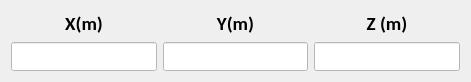
           <widget class="QWidget" name="layoutWidget">
            <property name="geometry">
             <rect>
              <x>150</x>
              <y>320</y>
              <width>471</width>
              <height>58</height>
             </rect>
            </property>
            <layout class="QGridLayout" name="gridLayout_23">
             <item row="0" column="2">
              <layout class="QVBoxLayout" name="verticalLayout_10">
               <item>
                <widget class="QLabel" name="label_26">
                 <property name="palette">
                  <palette>
                   <active>
                    <colorrole role="Button">
                     <brush brushstyle="SolidPattern">
                      <color alpha="255">
                       <red>187</red>
                       <green>231</green>
                       <blue>255</blue>
                      </color>
                     </brush>
                    </colorrole>
                    <colorrole role="Text">
                     <brush brushstyle="SolidPattern">
                      <color alpha="255">
                       <red>255</red>
                       <green>0</green>
                       <blue>255</blue>
                      </color>
                     </brush>
                    </colorrole>
                    <colorrole role="Base">
                     <brush brushstyle="SolidPattern">
                      <color alpha="255">
                       <red>187</red>
                       <green>231</green>
                       <blue>255</blue>
                      </color>
                     </brush>
                    </colorrole>
                    <colorrole role="Window">
                     <brush brushstyle="SolidPattern">
                      <color alpha="255">
                       <red>187</red>
                       <green>231</green>
                       <blue>255</blue>
                      </color>
                     </brush>
                    </colorrole>
                    <colorrole role="PlaceholderText">
                     <brush brushstyle="NoBrush">
                      <color alpha="128">
                       <red>255</red>
                       <green>0</green>
                       <blue>255</blue>
                      </color>
                     </brush>
                    </colorrole>
                   </active>
                   <inactive>
                    <colorrole role="Button">
                     <brush brushstyle="SolidPattern">
                      <color alpha="255">
                       <red>187</red>
                       <green>231</green>
                       <blue>255</blue>
                      </color>
                     </brush>
                    </colorrole>
                    <colorrole role="Text">
                     <brush brushstyle="SolidPattern">
                      <color alpha="255">
                       <red>255</red>
                       <green>0</green>
                       <blue>255</blue>
                      </color>
                     </brush>
                    </colorrole>
                    <colorrole role="Base">
                     <brush brushstyle="SolidPattern">
                      <color alpha="255">
                       <red>187</red>
                       <green>231</green>
                       <blue>255</blue>
                      </color>
                     </brush>
                    </colorrole>
                    <colorrole role="Window">
                     <brush brushstyle="SolidPattern">
                      <color alpha="255">
                       <red>187</red>
                       <green>231</green>
                       <blue>255</blue>
                      </color>
                     </brush>
                    </colorrole>
                    <colorrole role="PlaceholderText">
                     <brush brushstyle="NoBrush">
                      <color alpha="128">
                       <red>255</red>
                       <green>0</green>
                       <blue>255</blue>
                      </color>
                     </brush>
                    </colorrole>
                   </inactive>
                   <disabled>
                    <colorrole role="Button">
                     <brush brushstyle="SolidPattern">
                      <color alpha="255">
                       <red>187</red>
                       <green>231</green>
                       <blue>255</blue>
                      </color>
                     </brush>
                    </colorrole>
                    <colorrole role="Text">
                     <brush brushstyle="SolidPattern">
                      <color alpha="255">
                       <red>85</red>
                       <green>127</green>
                       <blue>127</blue>
                      </color>
                     </brush>
                    </colorrole>
                    <colorrole role="Base">
                     <brush brushstyle="SolidPattern">
                      <color alpha="255">
                       <red>187</red>
                       <green>231</green>
                       <blue>255</blue>
                      </color>
                     </brush>
                    </colorrole>
                    <colorrole role="Window">
                     <brush brushstyle="SolidPattern">
                      <color alpha="255">
                       <red>187</red>
                       <green>231</green>
                       <blue>255</blue>
                      </color>
                     </brush>
                    </colorrole>
                    <colorrole role="PlaceholderText">
                     <brush brushstyle="NoBrush">
                      <color alpha="128">
                       <red>255</red>
                       <green>0</green>
                       <blue>255</blue>
                      </color>
                     </brush>
                    </colorrole>
                   </disabled>
                  </palette>
                 </property>
                 <property name="font">
                  <font>
                   <family>Calibri</family>
                   <pointsize>10</pointsize>
                   <weight>75</weight>
                   <bold>true</bold>
                  </font>
                 </property>
                 <property name="text">
                  <string>&lt;html&gt;&lt;head/&gt;&lt;body&gt;&lt;p align=&quot;center&quot;&gt;&lt;span style=&quot; font-size:14pt;&quot;&gt;                Z (m)&lt;/span&gt;&lt;/p&gt;&lt;/body&gt;&lt;/html&gt;</string>
                 </property>
                </widget>
               </item>
               <item>
                <widget class="QLineEdit" name="z_trans2">
                 <property name="enabled">
                  <bool>false</bool>
                 </property>
                 <property name="palette">
                  <palette>
                   <active>
                    <colorrole role="Button">
                     <brush brushstyle="SolidPattern">
                      <color alpha="255">
                       <red>255</red>
                       <green>255</green>
                       <blue>255</blue>
                      </color>
                     </brush>
                    </colorrole>
                    <colorrole role="Base">
                     <brush brushstyle="SolidPattern">
                      <color alpha="255">
                       <red>255</red>
                       <green>255</green>
                       <blue>255</blue>
                      </color>
                     </brush>
                    </colorrole>
                    <colorrole role="Window">
                     <brush brushstyle="SolidPattern">
                      <color alpha="255">
                       <red>255</red>
                       <green>255</green>
                       <blue>255</blue>
                      </color>
                     </brush>
                    </colorrole>
                   </active>
                   <inactive>
                    <colorrole role="Button">
                     <brush brushstyle="SolidPattern">
                      <color alpha="255">
                       <red>255</red>
                       <green>255</green>
                       <blue>255</blue>
                      </color>
                     </brush>
                    </colorrole>
                    <colorrole role="Base">
                     <brush brushstyle="SolidPattern">
                      <color alpha="255">
                       <red>255</red>
                       <green>255</green>
                       <blue>255</blue>
                      </color>
                     </brush>
                    </colorrole>
                    <colorrole role="Window">
                     <brush brushstyle="SolidPattern">
                      <color alpha="255">
                       <red>255</red>
                       <green>255</green>
                       <blue>255</blue>
                      </color>
                     </brush>
                    </colorrole>
                   </inactive>
                   <disabled>
                    <colorrole role="Button">
                     <brush brushstyle="SolidPattern">
                      <color alpha="255">
                       <red>255</red>
                       <green>255</green>
                       <blue>255</blue>
                      </color>
                     </brush>
                    </colorrole>
                    <colorrole role="Base">
                     <brush brushstyle="SolidPattern">
                      <color alpha="255">
                       <red>255</red>
                       <green>255</green>
                       <blue>255</blue>
                      </color>
                     </brush>
                    </colorrole>
                    <colorrole role="Window">
                     <brush brushstyle="SolidPattern">
                      <color alpha="255">
                       <red>255</red>
                       <green>255</green>
                       <blue>255</blue>
                      </color>
                     </brush>
                    </colorrole>
                   </disabled>
                  </palette>
                 </property>
                 <property name="font">
                  <font>
                   <family>Calibri</family>
                   <pointsize>12</pointsize>
                  </font>
                 </property>
                 <property name="styleSheet">
                  <string notr="true">background-color: rgb(255, 255, 255);</string>
                 </property>
                </widget>
               </item>
              </layout>
             </item>
             <item row="0" column="0">
              <layout class="QVBoxLayout" name="verticalLayout_8">
               <item>
                <widget class="QLabel" name="label_24">
                 <property name="palette">
                  <palette>
                   <active>
                    <colorrole role="Button">
                     <brush brushstyle="SolidPattern">
                      <color alpha="255">
                       <red>187</red>
                       <green>231</green>
                       <blue>255</blue>
                      </color>
                     </brush>
                    </colorrole>
                    <colorrole role="Text">
                     <brush brushstyle="SolidPattern">
                      <color alpha="255">
                       <red>255</red>
                       <green>0</green>
                       <blue>255</blue>
                      </color>
                     </brush>
                    </colorrole>
                    <colorrole role="Base">
                     <brush brushstyle="SolidPattern">
                      <color alpha="255">
                       <red>187</red>
                       <green>231</green>
                       <blue>255</blue>
                      </color>
                     </brush>
                    </colorrole>
                    <colorrole role="Window">
                     <brush brushstyle="SolidPattern">
                      <color alpha="255">
                       <red>187</red>
                       <green>231</green>
                       <blue>255</blue>
                      </color>
                     </brush>
                    </colorrole>
                    <colorrole role="PlaceholderText">
                     <brush brushstyle="NoBrush">
                      <color alpha="128">
                       <red>255</red>
                       <green>0</green>
                       <blue>255</blue>
                      </color>
                     </brush>
                    </colorrole>
                   </active>
                   <inactive>
                    <colorrole role="Button">
                     <brush brushstyle="SolidPattern">
                      <color alpha="255">
                       <red>187</red>
                       <green>231</green>
                       <blue>255</blue>
                      </color>
                     </brush>
                    </colorrole>
                    <colorrole role="Text">
                     <brush brushstyle="SolidPattern">
                      <color alpha="255">
                       <red>255</red>
                       <green>0</green>
                       <blue>255</blue>
                      </color>
                     </brush>
                    </colorrole>
                    <colorrole role="Base">
                     <brush brushstyle="SolidPattern">
                      <color alpha="255">
                       <red>187</red>
                       <green>231</green>
                       <blue>255</blue>
                      </color>
                     </brush>
                    </colorrole>
                    <colorrole role="Window">
                     <brush brushstyle="SolidPattern">
                      <color alpha="255">
                       <red>187</red>
                       <green>231</green>
                       <blue>255</blue>
                      </color>
                     </brush>
                    </colorrole>
                    <colorrole role="PlaceholderText">
                     <brush brushstyle="NoBrush">
                      <color alpha="128">
                       <red>255</red>
                       <green>0</green>
                       <blue>255</blue>
                      </color>
                     </brush>
                    </colorrole>
                   </inactive>
                   <disabled>
                    <colorrole role="Button">
                     <brush brushstyle="SolidPattern">
                      <color alpha="255">
                       <red>187</red>
                       <green>231</green>
                       <blue>255</blue>
                      </color>
                     </brush>
                    </colorrole>
                    <colorrole role="Text">
                     <brush brushstyle="SolidPattern">
                      <color alpha="255">
                       <red>85</red>
                       <green>127</green>
                       <blue>127</blue>
                      </color>
                     </brush>
                    </colorrole>
                    <colorrole role="Base">
                     <brush brushstyle="SolidPattern">
                      <color alpha="255">
                       <red>187</red>
                       <green>231</green>
                       <blue>255</blue>
                      </color>
                     </brush>
                    </colorrole>
                    <colorrole role="Window">
                     <brush brushstyle="SolidPattern">
                      <color alpha="255">
                       <red>187</red>
                       <green>231</green>
                       <blue>255</blue>
                      </color>
                     </brush>
                    </colorrole>
                    <colorrole role="PlaceholderText">
                     <brush brushstyle="NoBrush">
                      <color alpha="128">
                       <red>255</red>
                       <green>0</green>
                       <blue>255</blue>
                      </color>
                     </brush>
                    </colorrole>
                   </disabled>
                  </palette>
                 </property>
                 <property name="font">
                  <font>
                   <family>Calibri</family>
                   <pointsize>10</pointsize>
                   <weight>75</weight>
                   <bold>true</bold>
                  </font>
                 </property>
                 <property name="text">
                  <string>&lt;html&gt;&lt;head/&gt;&lt;body&gt;&lt;p align=&quot;center&quot;&gt;&lt;span style=&quot; font-size:14pt;&quot;&gt;                X(m)&lt;/span&gt;&lt;/p&gt;&lt;/body&gt;&lt;/html&gt;</string>
                 </property>
                </widget>
               </item>
               <item>
                <widget class="QLineEdit" name="x_trans2">
                 <property name="enabled">
                  <bool>false</bool>
                 </property>
                 <property name="palette">
                  <palette>
                   <active>
                    <colorrole role="Button">
                     <brush brushstyle="SolidPattern">
                      <color alpha="255">
                       <red>255</red>
                       <green>255</green>
                       <blue>255</blue>
                      </color>
                     </brush>
                    </colorrole>
                    <colorrole role="Base">
                     <brush brushstyle="SolidPattern">
                      <color alpha="255">
                       <red>255</red>
                       <green>255</green>
                       <blue>255</blue>
                      </color>
                     </brush>
                    </colorrole>
                    <colorrole role="Window">
                     <brush brushstyle="SolidPattern">
                      <color alpha="255">
                       <red>255</red>
                       <green>255</green>
                       <blue>255</blue>
                      </color>
                     </brush>
                    </colorrole>
                   </active>
                   <inactive>
                    <colorrole role="Button">
                     <brush brushstyle="SolidPattern">
                      <color alpha="255">
                       <red>255</red>
                       <green>255</green>
                       <blue>255</blue>
                      </color>
                     </brush>
                    </colorrole>
                    <colorrole role="Base">
                     <brush brushstyle="SolidPattern">
                      <color alpha="255">
                       <red>255</red>
                       <green>255</green>
                       <blue>255</blue>
                      </color>
                     </brush>
                    </colorrole>
                    <colorrole role="Window">
                     <brush brushstyle="SolidPattern">
                      <color alpha="255">
                       <red>255</red>
                       <green>255</green>
                       <blue>255</blue>
                      </color>
                     </brush>
                    </colorrole>
                   </inactive>
                   <disabled>
                    <colorrole role="Button">
                     <brush brushstyle="SolidPattern">
                      <color alpha="255">
                       <red>255</red>
                       <green>255</green>
                       <blue>255</blue>
                      </color>
                     </brush>
                    </colorrole>
                    <colorrole role="Base">
                     <brush brushstyle="SolidPattern">
                      <color alpha="255">
                       <red>255</red>
                       <green>255</green>
                       <blue>255</blue>
                      </color>
                     </brush>
                    </colorrole>
                    <colorrole role="Window">
                     <brush brushstyle="SolidPattern">
                      <color alpha="255">
                       <red>255</red>
                       <green>255</green>
                       <blue>255</blue>
                      </color>
                     </brush>
                    </colorrole>
                   </disabled>
                  </palette>
                 </property>
                 <property name="font">
                  <font>
                   <family>Calibri</family>
                   <pointsize>12</pointsize>
                  </font>
                 </property>
                 <property name="styleSheet">
                  <string notr="true">background-color: rgb(255, 255, 255);</string>
                 </property>
                </widget>
               </item>
              </layout>
             </item>
             <item row="0" column="1">
              <layout class="QVBoxLayout" name="verticalLayout_9">
               <item>
                <widget class="QLabel" name="label_25">
                 <property name="palette">
                  <palette>
                   <active>
                    <colorrole role="Button">
                     <brush brushstyle="SolidPattern">
                      <color alpha="255">
                       <red>187</red>
                       <green>231</green>
                       <blue>255</blue>
                      </color>
                     </brush>
                    </colorrole>
                    <colorrole role="Text">
                     <brush brushstyle="SolidPattern">
                      <color alpha="255">
                       <red>255</red>
                       <green>0</green>
                       <blue>255</blue>
                      </color>
                     </brush>
                    </colorrole>
                    <colorrole role="Base">
                     <brush brushstyle="SolidPattern">
                      <color alpha="255">
                       <red>187</red>
                       <green>231</green>
                       <blue>255</blue>
                      </color>
                     </brush>
                    </colorrole>
                    <colorrole role="Window">
                     <brush brushstyle="SolidPattern">
                      <color alpha="255">
                       <red>187</red>
                       <green>231</green>
                       <blue>255</blue>
                      </color>
                     </brush>
                    </colorrole>
                    <colorrole role="PlaceholderText">
                     <brush brushstyle="NoBrush">
                      <color alpha="128">
                       <red>255</red>
                       <green>0</green>
                       <blue>255</blue>
                      </color>
                     </brush>
                    </colorrole>
                   </active>
                   <inactive>
                    <colorrole role="Button">
                     <brush brushstyle="SolidPattern">
                      <color alpha="255">
                       <red>187</red>
                       <green>231</green>
                       <blue>255</blue>
                      </color>
                     </brush>
                    </colorrole>
                    <colorrole role="Text">
                     <brush brushstyle="SolidPattern">
                      <color alpha="255">
                       <red>255</red>
                       <green>0</green>
                       <blue>255</blue>
                      </color>
                     </brush>
                    </colorrole>
                    <colorrole role="Base">
                     <brush brushstyle="SolidPattern">
                      <color alpha="255">
                       <red>187</red>
                       <green>231</green>
                       <blue>255</blue>
                      </color>
                     </brush>
                    </colorrole>
                    <colorrole role="Window">
                     <brush brushstyle="SolidPattern">
                      <color alpha="255">
                       <red>187</red>
                       <green>231</green>
                       <blue>255</blue>
                      </color>
                     </brush>
                    </colorrole>
                    <colorrole role="PlaceholderText">
                     <brush brushstyle="NoBrush">
                      <color alpha="128">
                       <red>255</red>
                       <green>0</green>
                       <blue>255</blue>
                      </color>
                     </brush>
                    </colorrole>
                   </inactive>
                   <disabled>
                    <colorrole role="Button">
                     <brush brushstyle="SolidPattern">
                      <color alpha="255">
                       <red>187</red>
                       <green>231</green>
                       <blue>255</blue>
                      </color>
                     </brush>
                    </colorrole>
                    <colorrole role="Text">
                     <brush brushstyle="SolidPattern">
                      <color alpha="255">
                       <red>85</red>
                       <green>127</green>
                       <blue>127</blue>
                      </color>
                     </brush>
                    </colorrole>
                    <colorrole role="Base">
                     <brush brushstyle="SolidPattern">
                      <color alpha="255">
                       <red>187</red>
                       <green>231</green>
                       <blue>255</blue>
                      </color>
                     </brush>
                    </colorrole>
                    <colorrole role="Window">
                     <brush brushstyle="SolidPattern">
                      <color alpha="255">
                       <red>187</red>
                       <green>231</green>
                       <blue>255</blue>
                      </color>
                     </brush>
                    </colorrole>
                    <colorrole role="PlaceholderText">
                     <brush brushstyle="NoBrush">
                      <color alpha="128">
                       <red>255</red>
                       <green>0</green>
                       <blue>255</blue>
                      </color>
                     </brush>
                    </colorrole>
                   </disabled>
                  </palette>
                 </property>
                 <property name="font">
                  <font>
                   <family>Calibri</family>
                   <pointsize>10</pointsize>
                   <weight>75</weight>
                   <bold>true</bold>
                  </font>
                 </property>
                 <property name="text">
                  <string>&lt;html&gt;&lt;head/&gt;&lt;body&gt;&lt;p align=&quot;center&quot;&gt;&lt;span style=&quot; font-size:14pt;&quot;&gt;                Y(m)&lt;/span&gt;&lt;/p&gt;&lt;/body&gt;&lt;/html&gt;</string>
                 </property>
                </widget>
               </item>
               <item>
                <widget class="QLineEdit" name="y_trans2">
                 <property name="enabled">
                  <bool>false</bool>
                 </property>
                 <property name="palette">
                  <palette>
                   <active>
                    <colorrole role="Button">
                     <brush brushstyle="SolidPattern">
                      <color alpha="255">
                       <red>255</red>
                       <green>255</green>
                       <blue>255</blue>
                      </color>
                     </brush>
                    </colorrole>
                    <colorrole role="Base">
                     <brush brushstyle="SolidPattern">
                      <color alpha="255">
                       <red>255</red>
                       <green>255</green>
                       <blue>255</blue>
                      </color>
                     </brush>
                    </colorrole>
                    <colorrole role="Window">
                     <brush brushstyle="SolidPattern">
                      <color alpha="255">
                       <red>255</red>
                       <green>255</green>
                       <blue>255</blue>
                      </color>
                     </brush>
                    </colorrole>
                   </active>
                   <inactive>
                    <colorrole role="Button">
                     <brush brushstyle="SolidPattern">
                      <color alpha="255">
                       <red>255</red>
                       <green>255</green>
                       <blue>255</blue>
                      </color>
                     </brush>
                    </colorrole>
                    <colorrole role="Base">
                     <brush brushstyle="SolidPattern">
                      <color alpha="255">
                       <red>255</red>
                       <green>255</green>
                       <blue>255</blue>
                      </color>
                     </brush>
                    </colorrole>
                    <colorrole role="Window">
                     <brush brushstyle="SolidPattern">
                      <color alpha="255">
                       <red>255</red>
                       <green>255</green>
                       <blue>255</blue>
                      </color>
                     </brush>
                    </colorrole>
                   </inactive>
                   <disabled>
                    <colorrole role="Button">
                     <brush brushstyle="SolidPattern">
                      <color alpha="255">
                       <red>255</red>
                       <green>255</green>
                       <blue>255</blue>
                      </color>
                     </brush>
                    </colorrole>
                    <colorrole role="Base">
                     <brush brushstyle="SolidPattern">
                      <color alpha="255">
                       <red>255</red>
                       <green>255</green>
                       <blue>255</blue>
                      </color>
                     </brush>
                    </colorrole>
                    <colorrole role="Window">
                     <brush brushstyle="SolidPattern">
                      <color alpha="255">
                       <red>255</red>
                       <green>255</green>
                       <blue>255</blue>
                      </color>
                     </brush>
                    </colorrole>
                   </disabled>
                  </palette>
                 </property>
                 <property name="font">
                  <font>
                   <family>Calibri</family>
                   <pointsize>12</pointsize>
                  </font>
                 </property>
                 <property name="styleSheet">
                  <string notr="true">background-color: rgb(255, 255, 255);</string>
                 </property>
                </widget>
               </item>
              </layout>
             </item>
            </layout>
           </widget>
